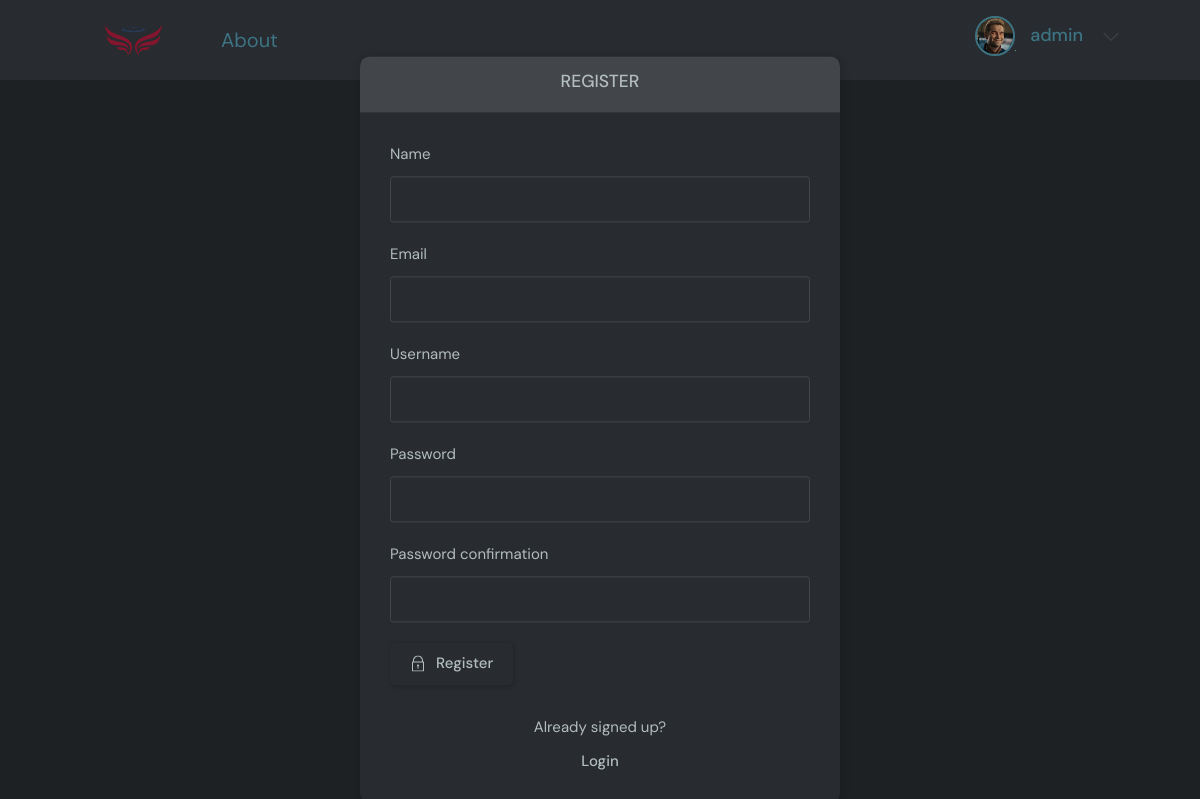
Page /register/ (signed in) on the committed database.
### base/models.py (models this page shows)
class User(AbstractUser):
    name = models.CharField(max_length=200,null=True)
    email = models.EmailField(unique=True,null=True)
    bio = models.TextField(null=True)
    avatar = models.ImageField(null=True,default="avatar.svg")
    USERNAME_FIELD = 'email'
    REQUIRED_FIELDS = []

### base/views.py (the view, shortened to what this page needs)
# urls.py: path('register/',views.registerPage,name = "register"),
def registerPage(request):
    page='register'
    form = MyUserCreationForm()
    context={'page':page, 'form':form}
    return render(request,'base/login_register.html',context)

### base/forms.py
class MyUserCreationForm(UserCreationForm):
    class Meta:
        model = User
        fields =['name','email','username','password1','password2']

### base/templates/base/login_register.html (shortened to what this page needs)
{% extends 'main.html' %}
{% block content %}
    <main class="auth layout">
      {% if page == 'login' %}
      <div class="container">
        <div class="layout__box">
          <div class="layout__boxHeader">
            <div class="layout__boxTitle">
              <h3>Login</h3>
            </div>
          </div>
          <div class="layout__body">
            <form class="form" action="#" method="POST">
              {% csrf_token %}
              <div class="form__group form__group">
                <label for="room_name">Email</label>
                <input id="email" name="email" type="text" placeholder="e.g. johndoe@email.com" />
              </div>
              <div class="form__group">
                <label for="password">Password</label>
                <input
                  id="password"
                  name="password"
                  type="password"
                  placeholder="&bull;&bull;&bull;&bull;&bull;&bull;&bull;&bull;"
                />
              </div>
              <button class="btn btn--main" type="submit">
                <svg
                  version="1.1"
                  xmlns="http://www.w3.org/2000/svg"
                  width="32"
                  height="32"
                  viewBox="0 0 32 32"
                >
                  <title>lock</title>
                  <path
                    d="M27 12h-1v-2c0-5.514-4.486-10-10-10s-10 4.486-10 10v2h-1c-0.553 0-1 0.447-1 1v18c0 0.553 0.447 1 1 1h22c0.553 0 1-0.447 1-1v-18c0-0.553-0.447-1-1-1zM8 10c0-4.411 3.589-8 8-8s8 3.589 8 8v2h-16v-2zM26 30h-20v-16h20v16z"
                  ></path>
                  <path
                    d="M15 21.694v4.306h2v-4.306c0.587-0.348 1-0.961 1-1.694 0-1.105-0.895-2-2-2s-2 0.895-2 2c0 0.732 0.413 1.345 1 1.694z"
                  ></path>
                </svg>
                Login
              </button>
            </form>
            <div class="auth__action">
              <p>Haven't signed up yet?</p>
              <a href="{% url 'register' %}" class="btn btn--link">Sign Up</a>
            </div>
          </div>
        </div>
      </div>
      {% else %}
            <div class="container">
        <div class="layout__box">
          <div class="layout__boxHeader">
            <div class="layout__boxTitle">
              <h3>Register</h3>
            </div>
          </div>
          <div class="layout__body">
            <form class="form" action="#" method="POST">
              {% for field in form %}
              <div class="form__group form__group">
                <label for="room_name">{{field.label}}</label>
                {{field}}
              </div>
              {% endfor %}
              <button class="btn btn--main" type="submit">
                Register
              </button>
            </form>
            <div class="auth__action">
              <p>Already signed up? </p>
              <a href="{% url 'login' %}" class="btn btn--link">Login</a>
            </div>
          </div>
        </div>
      </div>
      {% endif %}
    </main>
  {% endblock content %}

### templates/navbar.html (shortened to what this page needs)
    {% load static %}
    <header class="header header--loggedIn">
      <div  class="container">
        <a href="{% url 'home' %}" class="header__logo">
          <img style="width: 105px; height: 50px; opacity: 0.5; " src={% static 'images/gusec.png' %} />
        </a>
        <a href="{% url 'about' %}" style="margin-top: 9px; margin-left: -60px ; font-size: 20px;" > About </a>
        <nav class="header__menu">
          {%if request.user.is_authenticated%}
          <div  class="header__user">
            <a href="{% url 'user-profile' request.user.id %}">
              <div class="avatar avatar--medium active">
                <img src="{{user.avatar.url}}" />
              </div>
              <p><span style = "font-size: 18px;margin-top: 10px;" >{{request.user.name}}</span></p>
            </a>
            <button class="dropdown-button">
              <svg version="1.1" xmlns="http://www.w3.org/2000/svg" width="32" height="32" viewBox="0 0 32 32">
                <title>chevron-down</title>
                <path d="M16 21l-13-13h-3l16 16 16-16h-3l-13 13z"></path>
              </svg>
            </button>
          </div>
          {% else %}
          <a style="color: #71c6dd;" href="{% url 'login' %}">
            <img src={% static 'images/avatar.svg' %} />
            <p style="margin-top: 10px;">Login</p>
          </a>
          {% endif %}
        </nav>
      </div>
    </header>

### rows in the picture
User: avatar (picture), user.name "admin"

### other values in the picture
{{ field.label }} "Name" "Email" "Username" "Password" "Password confirmation"
